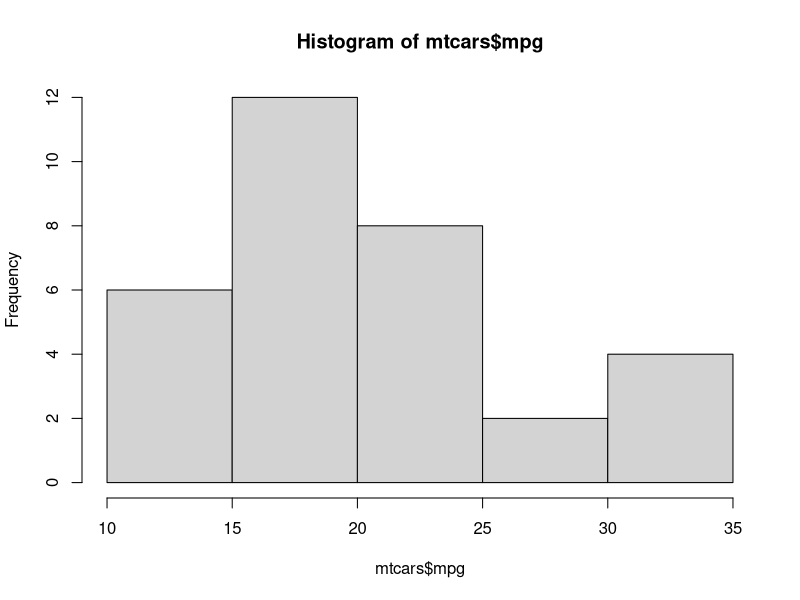
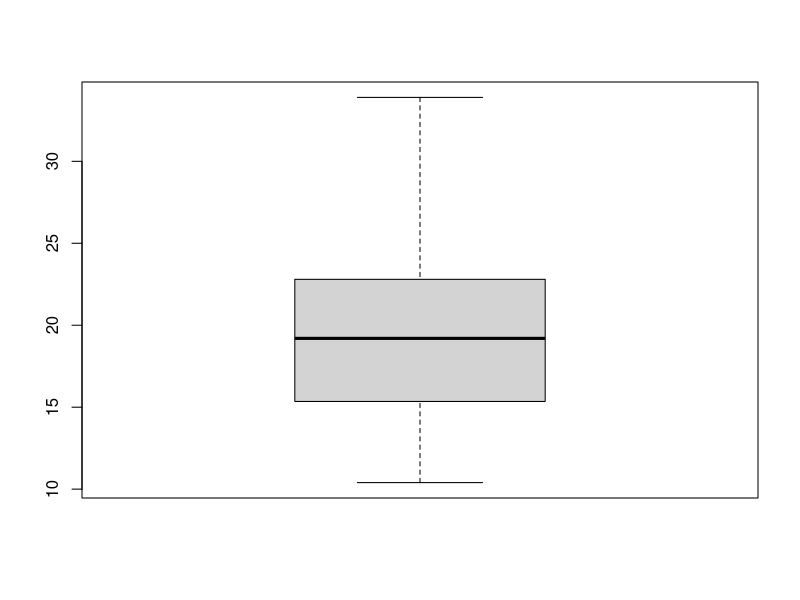
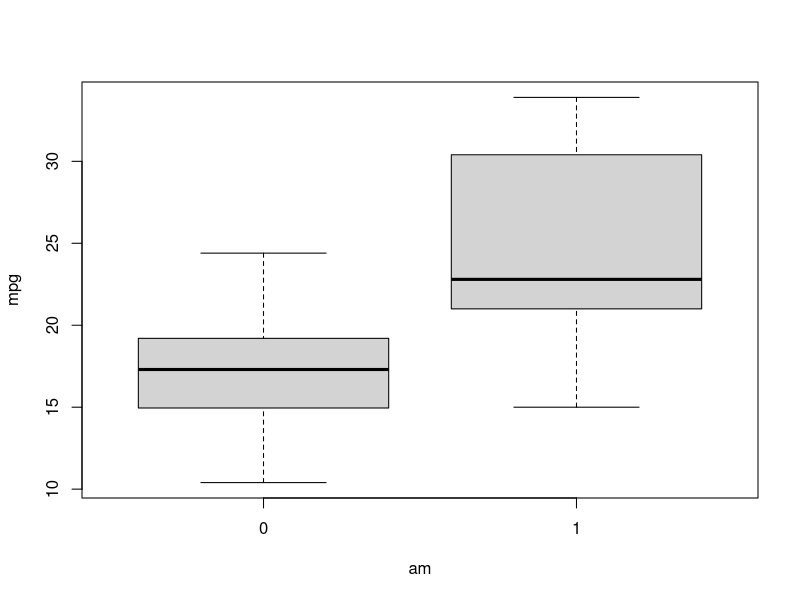
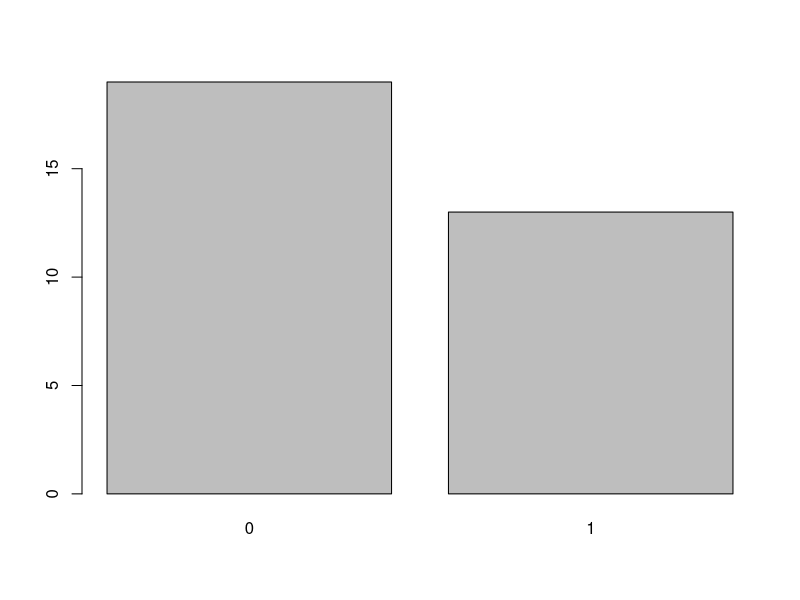
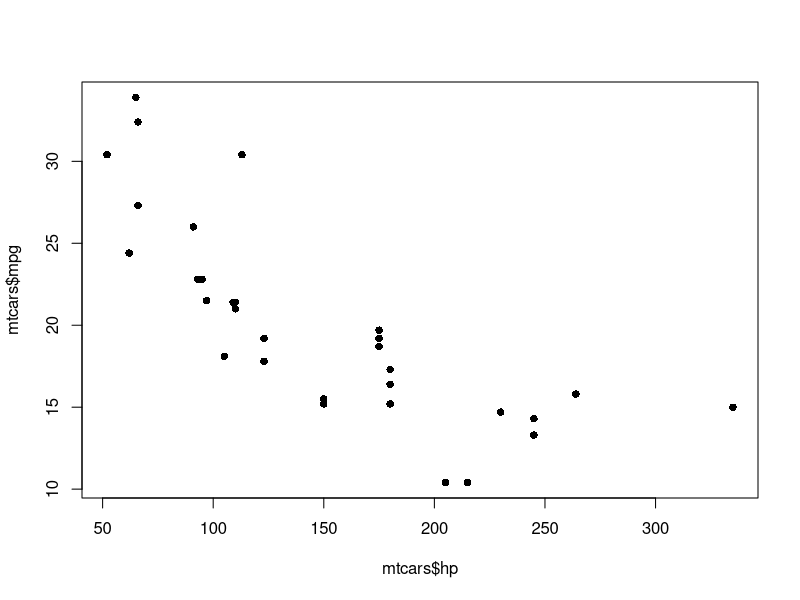

Source code (R) for these figures, in order:
#Histogram
hist(mtcars$mpg)

#Boxplot 1 Variable
boxplot(mtcars$mpg)

#Boxplot 2 Varbles
boxplot(mpg ~ am, data = mtcars)

#Barplot
barplot(table(mtcars$am))

#Plot
plot(mtcars$hp, mtcars$mpg, pch=16)
